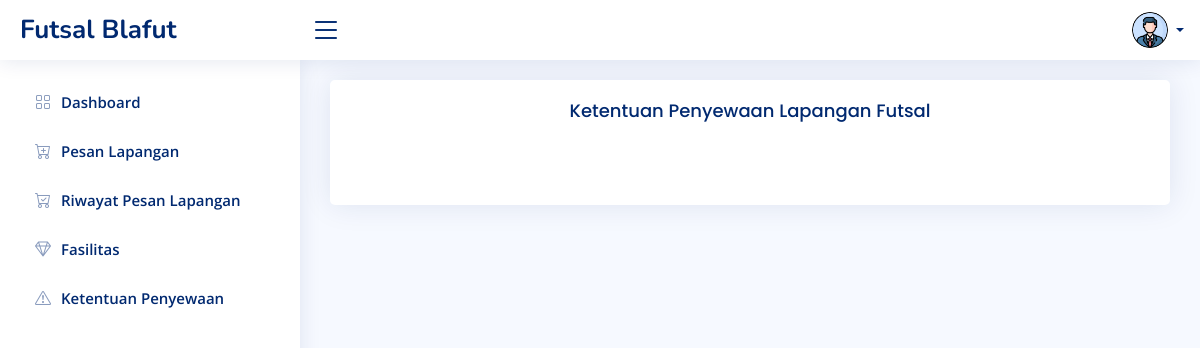
Page /index.php/c_pelanggan/ketentuan on the earlier database version.
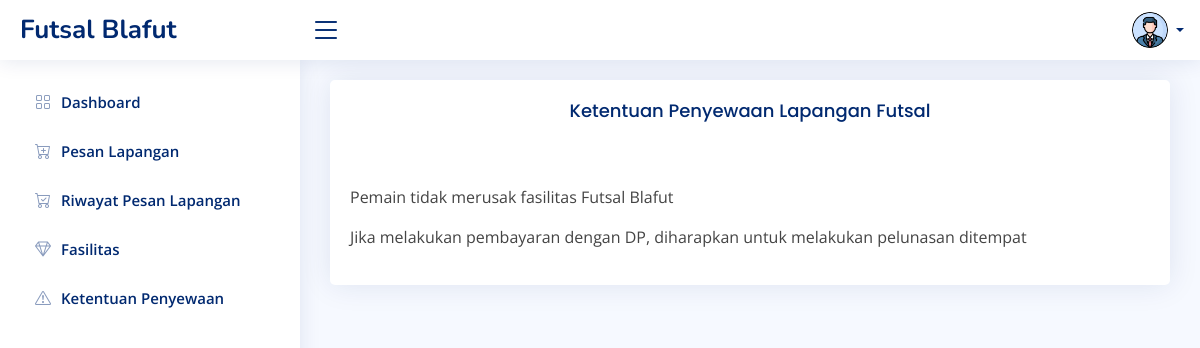
Same page on the later database version.
### tables this page shows
CREATE TABLE `tb_ketentuan` (
  `id_ketentuan` int(11) NOT NULL,
  `isi_ketentuan` text NOT NULL
);

### application/controllers/C_pelanggan.php (called while the page is built, shortened)
<?php
class C_pelanggan extends CI_Controller {
	public function __construct()
	{
			$this->load->model('M_pelanggan');
	}
	public function ketentuan()
	{
		$data['cari_ketentuan'] = $this->M_pelanggan->cari_ketentuan();
		$this->load->view('template/header-pelanggan');
		$this->load->view('pelanggan/ketentuan', $data);
		$this->load->view('template/footer');
	}
}

### index.php (called while the page is built, shortened)
<?php
require_once BASEPATH.'core/CodeIgniter.php';

### application/models/M_pelanggan.php (called while the page is built, shortened)
<?php
class M_pelanggan extends CI_Model{
  public function cari_ketentuan()
  {
    $tampil = $this->db->get('tb_ketentuan')->result();
    return $tampil;
  }
}
 ?>

### application/views/pelanggan/ketentuan.php (the view)
<main id="main" class="main">
  <section class="section">
    <div class="row">
      <div class="col-lg-12">
        <div class="card">
          <div class="card-body">
            <h5 class="card-title mb-5"><center>Ketentuan Penyewaan Lapangan Futsal</h5>
            <?php
            foreach ($cari_ketentuan as $row) {
            ?>
            <?= $row->isi_ketentuan ?>
            <?php } ?>
          </div>
        </div>
      </div>
    </div>
  </section>
</main>

### application/views/template/header-pelanggan.php (shortened to what this page needs)
<?php
$ses_nama = $this->session->userdata('ses_username');
?>
<!DOCTYPE html>
<html lang="en">
<head>
  <link href="<?= base_url() ?>assets/vendor/bootstrap/css/bootstrap.min.css" rel="stylesheet">
  <link href="<?= base_url() ?>assets/vendor/bootstrap-icons/bootstrap-icons.css" rel="stylesheet">
  <link href="<?= base_url() ?>assets/vendor/boxicons/css/boxicons.min.css" rel="stylesheet">
  <link href="<?= base_url() ?>assets/vendor/quill/quill.snow.css" rel="stylesheet">
  <link href="<?= base_url() ?>assets/vendor/quill/quill.bubble.css" rel="stylesheet">
  <link href="<?= base_url() ?>assets/vendor/remixicon/remixicon.css" rel="stylesheet">
  <link href="<?= base_url() ?>assets/vendor/simple-datatables/style.css" rel="stylesheet">
  <link href="<?= base_url() ?>assets/css/style.css" rel="stylesheet">
</head>
<body>
  <header id="header" class="header fixed-top d-flex align-items-center">
    <div class="d-flex align-items-center justify-content-between">
      <a href="<?= base_url() ?>C_pelanggan/dashboard" class="logo d-flex align-items-center">
        <span class="d-none d-lg-block">Futsal Blafut</span>
      </a>
      <i class="bi bi-list toggle-sidebar-btn"></i>
    </div>
    <nav class="header-nav ms-auto">
      <ul class="d-flex align-items-center">
        <li class="nav-item dropdown pe-3">
          <a class="nav-link nav-profile d-flex align-items-center pe-0" href="#" data-bs-toggle="dropdown">
            <img src="<?= base_url() ?>assets/img/profile.png" alt="Profile" class="rounded-circle">
            <span class="d-none d-md-block dropdown-toggle ps-2"><?= $ses_nama ?></span>
          </a>
        </li>
      </ul>
    </nav>
  </header>
  <aside id="sidebar" class="sidebar">
    <ul class="sidebar-nav" id="sidebar-nav">
      <li class="nav-item">
        <a class="nav-link collapsed" href="dashboard">
          <i class="bi bi-grid"></i>
          <span>Dashboard</span>
        </a>
      </li>
      <li class="nav-item">
        <a class="nav-link collapsed" href="<?= base_url() ?>C_pelanggan/pesan_lapangan">
          <i class="bi bi-cart-plus"></i>
          <span>Pesan Lapangan</span>
        </a>
      </li>
      <li class="nav-item">
        <a class="nav-link collapsed" href="<?= base_url() ?>C_pelanggan/riwayat_pesan_lapangan">
          <i class="bi bi-cart-check"></i>
          <span>Riwayat Pesan Lapangan</span>
        </a>
      </li>
      <li class="nav-item">
        <a class="nav-link collapsed" href="<?= base_url() ?>C_pelanggan/fasilitas">
          <i class="bi bi-gem"></i>
          <span>Fasilitas</span>
        </a>
      </li>
      <li class="nav-item">
        <a class="nav-link collapsed" href="<?= base_url() ?>C_pelanggan/ketentuan">
          <i class="bi bi-exclamation-triangle"></i>
          <span>Ketentuan Penyewaan</span>
        </a>
      </li>
    </ul>
  </aside>

### application/views/template/footer.php (shortened to what this page needs)
</body>
</html>

### assets/css/style.css (style rules this page uses)
:root { scroll-behavior: smooth; }
body { font-family: "Open Sans", sans-serif; background: #f6f9ff; color: #444444; }
a { color: #4154f1; text-decoration: none; }
h1, h2, h3, h4, h5, h6 { font-family: "Nunito", sans-serif; }
#main { margin-top: 60px; padding: 20px 30px; transition: all 0.3s; }
.card { margin-bottom: 30px; border: none; border-radius: 5px; box-shadow: 0px 0 30px rgba(1, 41, 112, 0.1); overflow: hidden; }
.card-title { padding: 20px 0 15px 0; font-size: 18px; font-weight: 500; color: #012970; font-family: "Poppins", sans-serif; }
.card-body { padding: 0 20px 20px 20px; }
.logo { line-height: 1; }
@media (min-width: 1200px) { .logo { width: 280px; } }
.logo span { font-size: 26px; font-weight: 700; color: #012970; font-family: "Nunito", sans-serif; }
.header { transition: all 0.5s; z-index: 997; height: 60px; box-shadow: 0px 2px 20px rgba(1, 41, 112, 0.1); background-color: #fff; padding-left: 20px; }
.header .toggle-sidebar-btn { font-size: 32px; padding-left: 10px; cursor: pointer; color: #012970; }
.header-nav ul { list-style: none; }
.header-nav > ul { margin: 0; padding: 0; }
.header-nav .nav-profile { color: #012970; }
.header-nav .nav-profile img { max-height: 36px; }
.header-nav .nav-profile span { font-size: 14px; font-weight: 600; }
.sidebar { position: fixed; top: 60px; left: 0; bottom: 0; width: 300px; z-index: 996; transition: all 0.3s; padding: 20px; overflow-y: auto; scrollbar-width: thin; scrollbar-color: #aab7cf transparent; box-shadow: 0px 0px 20px rgba(1, 41, 112, 0.1); background-color: #fff; }
@media (min-width: 1200px) { #main, #footer { margin-left: 300px; } }
.sidebar-nav { padding: 0; margin: 0; list-style: none; }
.sidebar-nav li { padding: 0; margin: 0; list-style: none; }
.sidebar-nav .nav-item { margin-bottom: 5px; }
.sidebar-nav .nav-link { display: flex; align-items: center; font-size: 15px; font-weight: 600; color: #4154f1; transition: 0.3; background: #f6f9ff; padding: 10px 15px; border-radius: 4px; }
.sidebar-nav .nav-link i { font-size: 16px; margin-right: 10px; color: #4154f1; }
.sidebar-nav .nav-link.collapsed { color: #012970; background: #fff; }
.sidebar-nav .nav-link.collapsed i { color: #899bbd; }

Differences in the rows shown:
added tb_ketentuan: isi_ketentuan "Pemain tidak merusak fasilitas Futsal Blafut Jika melakukan pembayaran dengan DP, diharapkan untuk melakukan pelunasan ditempat"
